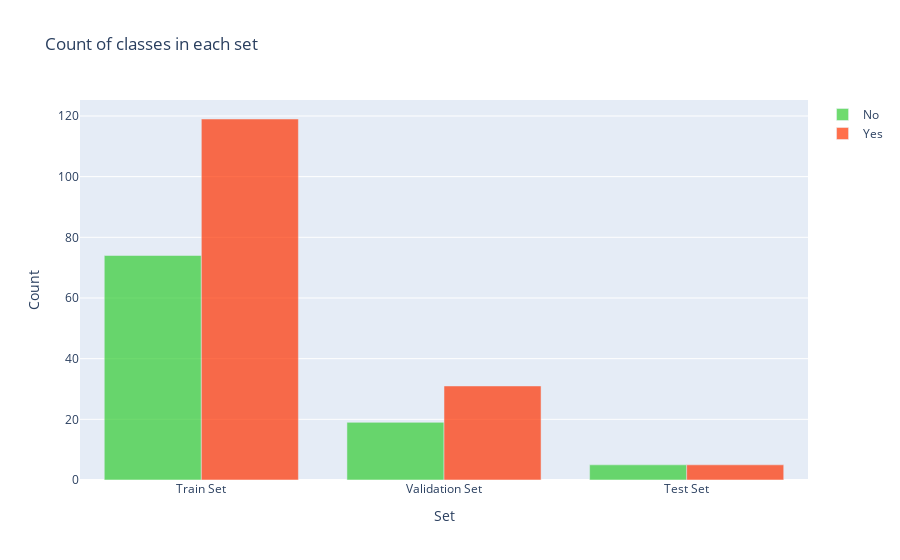

The notebook cell saved with this chart:
### Markdown cell above
Let's take a look at the distribution of classes among sets:

### Code cell
y = dict()
y[0] = []
y[1] = []
for set_name in (y_train, y_val, y_test):
    y[0].append(np.sum(set_name == 0))
    y[1].append(np.sum(set_name == 1))

trace0 = go.Bar(
    x=['Train Set', 'Validation Set', 'Test Set'],
    y=y[0],
    name='No',
    marker=dict(color='#33cc33'),
    opacity=0.7
)
trace1 = go.Bar(
    x=['Train Set', 'Validation Set', 'Test Set'],
    y=y[1],
    name='Yes',
    marker=dict(color='#ff3300'),
    opacity=0.7
)
data = [trace0, trace1]
layout = go.Layout(
    title='Count of classes in each set',
    xaxis={'title': 'Set'},
    yaxis={'title': 'Count'}
)
fig = go.Figure(data, layout)
iplot(fig)

### Figure 1 — Plotly figure (JSON) as saved in the notebook; plotly's stock layout.template omitted (floating-point values rounded to 4 significant figures)
{"data": [{"opacity": 0.7, "name": "No", "y": [74, 19, 5], "marker": {"color": "#33cc33"}, "x": ["Train Set", "Validation Set", "Test Set"], "type": "bar"}, {"opacity": 0.7, "name": "Yes", "y": [119, 31, 5], "marker": {"color": "#ff3300"}, "x": ["Train Set", "Validation Set", "Test Set"], "type": "bar"}], "layout": {"yaxis": {"title": {"text": "Count"}}, "xaxis": {"title": {"text": "Set"}}, "title": {"text": "Count of classes in each set"}}}
